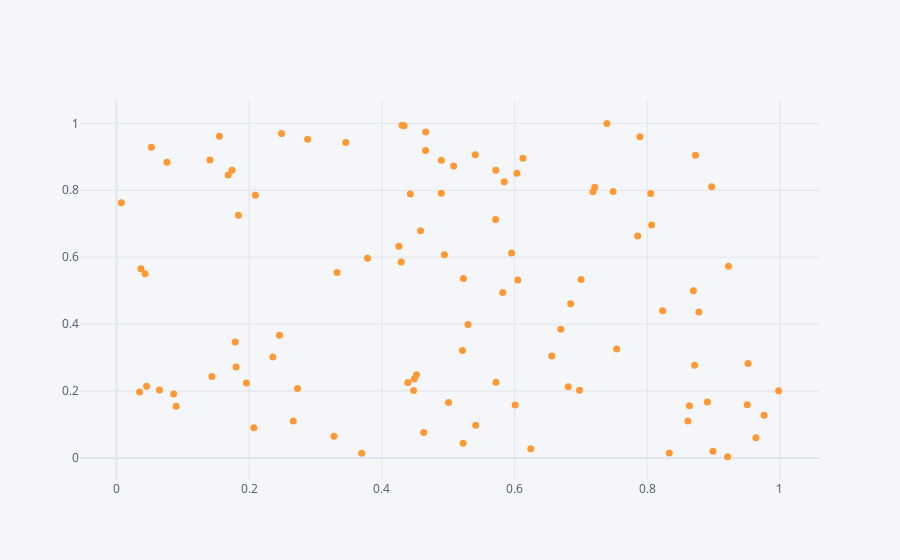

The notebook cell this image was saved under:
### Code cell
df.iplot(kind='scatter',x='a',y='b',mode='markers',size=7)
